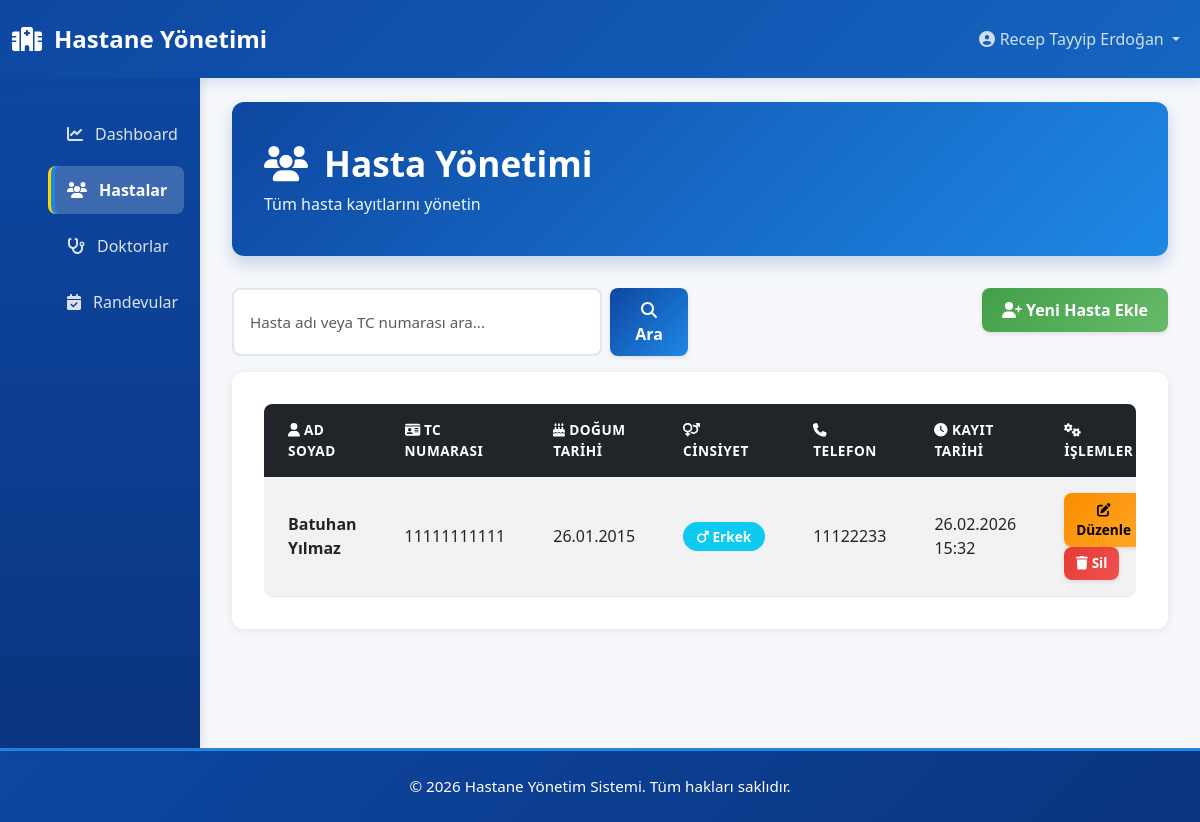
Screenshot of /patients/ (signed in) with the database file from the repository.
### user/models.py (models this page shows, shortened)
class CustomUser(AbstractUser):
    ROLE_CHOICES = (
        ('DOCTOR', 'Doctor'),
        ('SECRETARY', 'Secretary'),
    )
    role = models.CharField(max_length=20, choices=ROLE_CHOICES)
    phone = models.CharField(max_length=20, blank=True, null=True)
    created_at = models.DateTimeField(auto_now_add=True)

### patient/models.py (models this page shows, shortened)
class Patient(models.Model):
    GENDER_CHOICES = [
        ('M', 'Erkek'),
        ('F', 'Kadın'),
    ]
    first_name = models.CharField(max_length=100)
    last_name = models.CharField(max_length=100)
    national_id = models.CharField(max_length=20, unique=True)
    date_of_birth = models.DateField()
    gender = models.CharField(max_length=10, choices=GENDER_CHOICES)
    phone = models.CharField(max_length=20)
    email = models.EmailField(blank=True, null=True)
    address = models.CharField(max_length=255, blank=True, null=True)
    blood_type = models.CharField(max_length=10, blank=True, null=True)
    allergies = models.TextField(blank=True, null=True)
    created_at = models.DateTimeField(auto_now_add=True)
    updated_at = models.DateTimeField(auto_now=True)
    class Meta:
        ordering = ['-created_at']

### patient/views.py (the view)
# urls.py: path("", PatientListView.as_view(), name="patient_list"),
class PatientListView(LoginRequiredMixin, ListView):
    model = Patient
    template_name = 'patient_list.html'
    context_object_name = 'patients'
    ordering = ['-created_at']
    def get_queryset(self):
        queryset = Patient.objects.all()
        search = self.request.GET.get('search')
        logger.info(f"PatientListView: search query - {search}")
        if search:
            queryset = queryset.filter(first_name__icontains=search) | queryset.filter(last_name__icontains=search) | queryset.filter(national_id__icontains=search)
        return queryset

### templates/patient_list.html (shortened to what this page needs)
{% extends 'base.html' %}
{% block content %}
<div class="page-header">
    <h1><i class="fas fa-users"></i> Hasta Yönetimi</h1>
    <p class="mt-2 mb-0">Tüm hasta kayıtlarını yönetin</p>
</div>
<div class="row mb-3">
    <div class="col-md-6">
        <form method="get" class="d-flex gap-2">
            <input type="text" name="search" class="form-control" placeholder="Hasta adı veya TC numarası ara..." value="{{ request.GET.search }}">
            <button type="submit" class="btn btn-primary">
                <i class="fas fa-search"></i> Ara
            </button>
        </form>
    </div>
    <div class="col-md-6 text-end">
        <a href="{% url 'patient_create' %}" class="btn btn-success">
            <i class="fas fa-user-plus"></i> Yeni Hasta Ekle
        </a>
    </div>
</div>
<div class="card">
    <div class="card-body">
        <div class="table-responsive">
            <table class="table table-striped table-hover">
                <thead class="table-dark">
                    <tr>
                        <th><i class="fas fa-user"></i> Ad Soyad</th>
                        <th><i class="fas fa-id-card"></i> TC Numarası</th>
                        <th><i class="fas fa-birthday-cake"></i> Doğum Tarihi</th>
                        <th><i class="fas fa-venus-mars"></i> Cinsiyet</th>
                        <th><i class="fas fa-phone"></i> Telefon</th>
                        <th><i class="fas fa-clock"></i> Kayıt Tarihi</th>
                        <th><i class="fas fa-cogs"></i> İşlemler</th>
                    </tr>
                </thead>
                <tbody>
                    {% for patient in patients %}
                    <tr>
                        <td><strong>{{ patient.first_name }} {{ patient.last_name }}</strong></td>
                        <td>{{ patient.national_id }}</td>
                        <td>{{ patient.date_of_birth|date:"d.m.Y" }}</td>
                        <td>
                            {% if patient.gender == 'M' %}
                                <span class="badge bg-info"><i class="fas fa-mars"></i> Erkek</span>
                            {% else %}
                                <span class="badge bg-danger"><i class="fas fa-venus"></i> Kadın</span>
                            {% endif %}
                        </td>
                        <td>{{ patient.phone }}</td>
                        <td>{{ patient.created_at|date:"d.m.Y H:i" }}</td>
                        <td>
                            <a href="{% url 'patient_update' patient.id %}" class="btn btn-sm btn-warning">
                                <i class="fas fa-edit"></i> Düzenle
                            </a>
                            <a href="{% url 'patient_delete' patient.id %}" class="btn btn-sm btn-danger"
                               onclick="return confirm('Emin misiniz?');">
                                <i class="fas fa-trash"></i> Sil
                            </a>
                        </td>
                    </tr>
                    {% empty %}
                    <tr>
                        <td colspan="7" class="text-center text-muted">
                            <i class="fas fa-inbox"></i> Hasta kaydı bulunamadı
                        </td>
                    </tr>
                    {% endfor %}
                </tbody>
            </table>
        </div>
    </div>
</div>
{% endblock %}

### templates/base.html (shortened to what this page needs)
<!DOCTYPE html>
<html lang="tr">
<head>
    <link href="https://cdn.jsdelivr.net/npm/bootstrap@5.3.0/dist/css/bootstrap.min.css" rel="stylesheet">
    <link rel="stylesheet" href="https://cdnjs.cloudflare.com/ajax/libs/font-awesome/6.4.0/css/all.min.css">
</head>
<body>
    <nav class="navbar navbar-expand-lg navbar-dark">
        <div class="container-fluid">
            <a class="navbar-brand" href="{% url 'dashboard' %}">
                <i class="fas fa-hospital"></i>
                Hastane Yönetimi
            </a>
            <div class="collapse navbar-collapse" id="navbarNav">
                <ul class="navbar-nav ms-auto">
                    <li class="nav-item dropdown">
                        <a class="nav-link dropdown-toggle" href="#" id="userDropdown" role="button" data-bs-toggle="dropdown" aria-expanded="false">
                            <i class="fas fa-user-circle"></i> {{ user.get_full_name|default:user.username }}
                        </a>
                    </li>
                </ul>
            </div>
        </div>
    </nav>
    <div class="container-fluid flex-grow-1">
        <div class="row h-100">
            <nav class="col-lg-2 sidebar d-none d-lg-block">
                <ul class="sidebar-menu">
                    <li>
                        <a href="{% url 'dashboard' %}" class="{% if request.resolver_match.url_name == 'dashboard' %}active{% endif %}">
                            <i class="fas fa-chart-line"></i>
                            <span>Dashboard</span>
                        </a>
                    </li>
                    <li>
                        <a href="{% url 'patient_list' %}" class="{% if 'patient' in request.resolver_match.url_name %}active{% endif %}">
                            <i class="fas fa-users"></i>
                            <span>Hastalar</span>
                        </a>
                    </li>
                    <li>
                        <a href="{% url 'doctor_list' %}" class="{% if 'doctor' in request.resolver_match.url_name %}active{% endif %}">
                            <i class="fas fa-stethoscope"></i>
                            <span>Doktorlar</span>
                        </a>
                    </li>
                    <li>
                        <a href="{% url 'appointment_list' %}" class="{% if 'appointment' in request.resolver_match.url_name %}active{% endif %}">
                            <i class="fas fa-calendar-check"></i>
                            <span>Randevular</span>
                        </a>
                    </li>
                </ul>
            </nav>
            <main class="col-lg-10 main-content">
                {% block content %}{% endblock %}
            </main>
        </div>
    </div>
    <footer>
        <p>&copy; 2026 Hastane Yönetim Sistemi. Tüm hakları saklıdır.</p>
    </footer>
</body>
</html>

### templates/base.html (style rules this page uses)
* { margin: 0; padding: 0; box-sizing: border-box; }
:root { --primary-color: #0d47a1; --primary-light: #1565c0; --primary-dark: #0a3580; --secondary-color: #1e88e5; --success-color: #43a047; --danger-color: #e53935; --warning-color: #fb8c00; --info-color: #1e88e5; --light-bg: #f5f7fa; --border-color: #e0e6ed; }
html, body { height: 100%; background-color: var(--light-bg); }
body { font-family: 'Segoe UI', Tahoma, Geneva, Verdana, sans-serif; color: #333; display: flex; flex-direction: column; }
.navbar { background: linear-gradient(135deg, var(--primary-color) 0%, var(--primary-light) 100%); box-shadow: 0 4px 12px rgba(13, 71, 161, 0.15); padding: 1rem 0; position: sticky; top: 0; z-index: 1030; }
.navbar-brand { font-weight: 700; font-size: 1.5rem; display: flex; align-items: center; gap: 12px; color: white !important; }
.navbar-dark .navbar-nav .nav-link { color: rgba(255, 255, 255, 0.8); transition: all 0.3s ease; margin-left: 1rem; }
.sidebar { background: linear-gradient(180deg, var(--primary-color) 0%, var(--primary-dark) 100%); min-height: calc(100vh - 80px - 50px); padding: 2rem 1rem; box-shadow: 2px 0 10px rgba(0, 0, 0, 0.1); position: sticky; top: 80px; }
.sidebar-menu { list-style: none; display: flex; flex-direction: column; gap: 0.5rem; }
.sidebar-menu a { color: rgba(255, 255, 255, 0.85); display: flex; align-items: center; gap: 12px; padding: 12px 16px; text-decoration: none; border-radius: 8px; transition: all 0.3s cubic-bezier(0.4, 0, 0.2, 1); border-left: 3px solid transparent; position: relative; }
.sidebar-menu a.active { background-color: rgba(255, 255, 255, 0.2); color: white; border-left-color: #ffd700; box-shadow: inset 4px 0 0 var(--info-color); font-weight: 600; }
.main-content { flex: 1; padding: 2rem 2rem; overflow-y: auto; }
.page-header { background: linear-gradient(135deg, var(--primary-color) 0%, var(--secondary-color) 100%); color: white; padding: 2.5rem 2rem; border-radius: 12px; margin-bottom: 2rem; box-shadow: 0 8px 16px rgba(13, 71, 161, 0.2); margin-top: -0.5rem; }
.page-header h1 { margin: 0; display: flex; align-items: center; gap: 1rem; font-size: 2.2rem; font-weight: 700; }
.page-header p { margin-top: 0.75rem; font-size: 1rem; opacity: 0.95; }
.card { border: none; border-radius: 12px; box-shadow: 0 2px 8px rgba(0, 0, 0, 0.08); transition: all 0.3s cubic-bezier(0.4, 0, 0.2, 1); overflow: hidden; margin-bottom: 1.5rem; }
.card-body { padding: 2rem; }
.btn { border-radius: 8px; font-weight: 600; padding: 0.625rem 1.25rem; transition: all 0.3s ease; border: none; box-shadow: 0 2px 4px rgba(0, 0, 0, 0.1); }
.btn-primary { background: linear-gradient(135deg, var(--primary-color), var(--secondary-color)); }
.btn-success { background: linear-gradient(135deg, var(--success-color), #66bb6a); }
.btn-danger { background: linear-gradient(135deg, var(--danger-color), #ef5350); }
.btn-warning { background: linear-gradient(135deg, var(--warning-color), #ffa726); }
.btn-sm { padding: 0.4rem 0.75rem; font-size: 0.85rem; }
.form-control, .form-select { border-radius: 8px; border: 2px solid var(--border-color); padding: 0.75rem 1rem; transition: all 0.3s ease; font-size: 0.95rem; }
.table { background-color: white; border-radius: 8px; overflow: hidden; margin-bottom: 0; }
.table-responsive { border-radius: 8px; }
.table thead { background: linear-gradient(135deg, var(--primary-color) 0%, var(--secondary-color) 100%); color: white; }
.table th { border: none; font-weight: 600; padding: 1rem 1.5rem; text-transform: uppercase; font-size: 0.85rem; letter-spacing: 0.5px; }
.table td { padding: 1rem 1.5rem; border-color: var(--border-color); vertical-align: middle; }
.table tbody tr { transition: all 0.2s ease; border-bottom: 1px solid var(--border-color); }
.badge { padding: 0.5rem 0.875rem; border-radius: 20px; font-weight: 600; font-size: 0.85rem; display: inline-block; }
footer { background: linear-gradient(135deg, var(--primary-color) 0%, var(--primary-dark) 100%); color: white; text-align: center; padding: 1.5rem; margin-top: auto; border-top: 3px solid var(--secondary-color); }
footer p { margin: 0; font-size: 0.95rem; }
.card, .page-header, .stat-card { animation: slideIn 0.3s ease; }

### rows the page displays
CustomUser: get_full_name "Recep Tayyip Erdoğan"
Patient: first_name "Batuhan", last_name "Yılmaz", national_id "11111111111", date_of_birth "26.01.2015", gender "M" (drawn), phone "11122233", created_at "26.02.2026 15:32"
